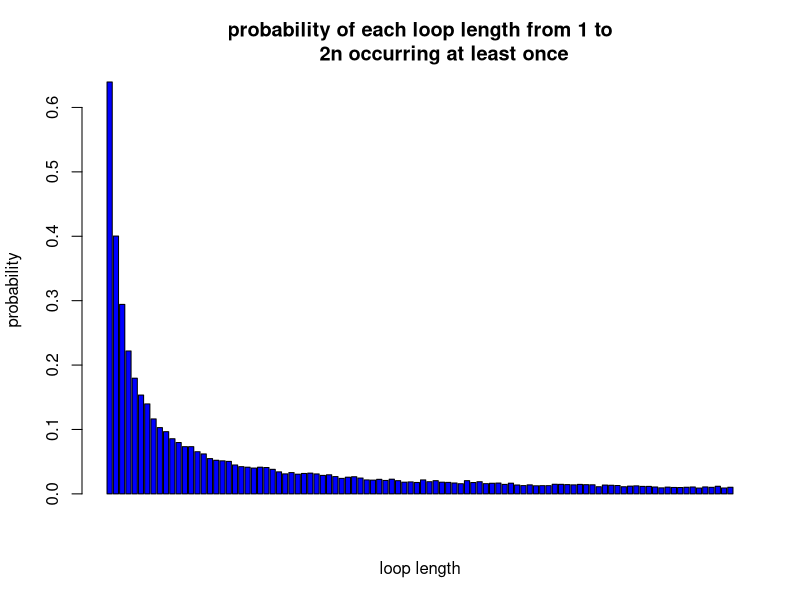

This chart was generated by the following R code:





# Question 1

Pone <- function(n,k,strategy, nreps){ #A function to calculate the probability that one prisoner finds his number 
  #given n- number of tries(max number of boxes he can open), k-prisoner's number, the strategy and number of iterations
  N <- 2*n 
  results = rep(0,nreps)  #initialise vector of results
  if(strategy != 3){  #for strategies except strategy 3 (that is, 1 and 2)
    for(i in 1:nreps) {  #loop over nreps
      boxes = sample(1:N,N) #sample boxes
     #we have 2*n prisoners
      foundIt = 0 #initialise number of prisoners who found their numbers
      #loop over prisoners
        tries = 1
        if(strategy == 1){  #consider a strategy 1
          path = c(k) #keep track of the path of a prisoner
          inBox = boxes[k] # prisoner opens a box with his number
        }else if(strategy == 2){ #consider a strategy 2
          path = c(sample(1:N,1)) #sample random box  
          inBox = boxes[path]  #firstly prisoner opens a random box
        }
        while(tries <= n) { #prisoners can open at most n boxes
          path = c(path, inBox) 		#keep track of a path	 			
          if(inBox == k) { 	#check if the number inside of the box coincides with the prisoner's number		
            foundIt = foundIt + 1   #if yes then update foundIt
            break; 			} 
          else { 					
            inBox = boxes[inBox] 			} #if no, then follow this number in the next box
          tries = tries+1 		} 		 		#update number of tries
      
      results[i] = foundIt  #how many prisoners found their numbers
    }
  }else{ #strategy3
    for(i in 1:nreps) {
      inboxes <- sample(1:N,N)[1:n]
      results[i] <- match(k,inboxes)
      results <- length(results[which(is.na(results)== FALSE)])
    }       
  }
  
  prob = sum(results)/(nreps)
  
  return(prob)
}


# Question 2

Pall <- function(n, strategy, nreps){#A function to calculate the probability of all prisoners finding their numbers given #given n -number of tries(max of boxes they can open), the strategy and number of iterations
  N <- 2*n #number of prsioners
  results = rep(0,nreps) #initialising results to 0
  if(strategy != 3){ #consider a strategy different from 3, that is, strategies 1 and 2
    for(i in 1:nreps) { #loop over iterations
      boxes = sample(1:N,N) #sample boxes
      prisoners = 1:N #we have N prisoners
      foundIt = 0 #initialising number of prisoners who found their numbers to zero
      for(prisoner in prisoners) {#loop over all prisoners
        tries = 1 
        
        if(strategy == 1){ #consider strategy1
        path = c(prisoner) #keep track of a path of a prisoner
        inBox = boxes[prisoner] #prisoner opens the box with his number on it
        }else if(strategy == 2){ #consider strategy2
          path = c(sample(1:N,1)) #sample boxes
          inBox = boxes[path]#keep track of a path of a prisoner
        }
        
        while(tries <= n) { #while prisoner does not open at most n boxes
          path = c(path, inBox) #keep track of the path of a prisoner			 			
          if(inBox == prisoner) { 	#check if the card inside of a box coincides with the prisoner's number			
            foundIt = foundIt + 1 	#if yes, update	foundIt		
            break; 			} 
          else { 					
            inBox = boxes[inBox] 			} #if no, follow this number in the next box				
          tries = tries+1 		} 		#update tries 		
      }
      
      
      results[i] = foundIt #gives overall result of all prisoners who found their numbers 
    }
  }else{
    for(i in 1:nreps) {#loop over iterations
      prisoners <- 1:N #we have N prisoners
      temp <- numeric(N)
      
      for(j in prisoners){
        inboxes <- sample(1:N,N)[1:n]
        temp[j] <- match(j,inboxes)
      }
      temp <- na.omit(temp)
      results[i] <- N-length(attributes(temp)$na.action)
    }
    
    
  }
  
  prob = length(which(results==2*n))/nreps
  
  return(prob)
}



success_prob <- function(n,nreps){ 
  for (strategy in 1:3){ #loop over the strategies
    cat('In strategy', strategy,':',fill = TRUE)
    cat(" P(a single prisoner's success)=", {Pone(n,1,strategy,nreps)},fill = TRUE)
    cat(" P(all prisoners' success)=", {Pall(n,strategy,nreps)},fill = TRUE)
  }
}
success_prob(5,10000)
success_prob(50,10000)
# In strategy 1, the probability of all prisoners getting free is 30.63%, but in other two strategies, the probabilities that they will be free are 0.



# Question 6 

dloop <- function(n, nreps){ #creating the function dloop that takes number of boxes and number of iterations
  count_0 = rep(0, n*2) # initialise vector of length 2*n
  
  for (reps in 1:nreps){ #loop over nreps
    count_1 = rep(0, n*2) #initialise vector counting length of a loop 
    boxes = sample(n*2,n*2) #sample boxes 
    numbered_boxes <- boxes 
    
    iteration_num = c() #initialising vector of numbers we will perform iterations over
    for (k in 1:(2*n)){ #loop over 2*n boxes 
      cycles = c() 
      if ((k %in% iteration_num) == FALSE){  #check if k coincides with the numbers over which we perform iterations
        cycles = append(cycles, k) #if not then append this value to that loop
        next_box = boxes[k] #follow the prisoner's number in next box
        while (next_box != k){ #we append the next boxes to the cycle until in one of the boxes we find the prisoner's number
                               #if we find the number the cycle is closed and we are done
          cycles = append(cycles, next_box)
          next_box =numbered_boxes[next_box]
        }
        count_1[length(cycles)]=count_1[length(cycles)]+1 # count  number of boxes in cycles
        iteration_num = append(iteration_num, cycles)
      }
    }
    index_0 = grep(0, count_1)
    count_0[index_0]=count_0[index_0]+1
  }
  prob_0 <- count_0/nreps #probability of a non-repeated loops (0 time)
  prob_1 <- 1- prob_0 #probability of an each loop 1:2n at least once
  return(prob_1)
}

prob <- dloop(50, 10000) 
barplot(prob,ylab = 'probability',xlab = 'loop length',col = 'blue',main = 'probability of each loop length from 1 to
        2n occurring at least once') #displaying barplot of probabilities

1-sum(prob[51:100]) #probability that there is no loop length greater than 50 
